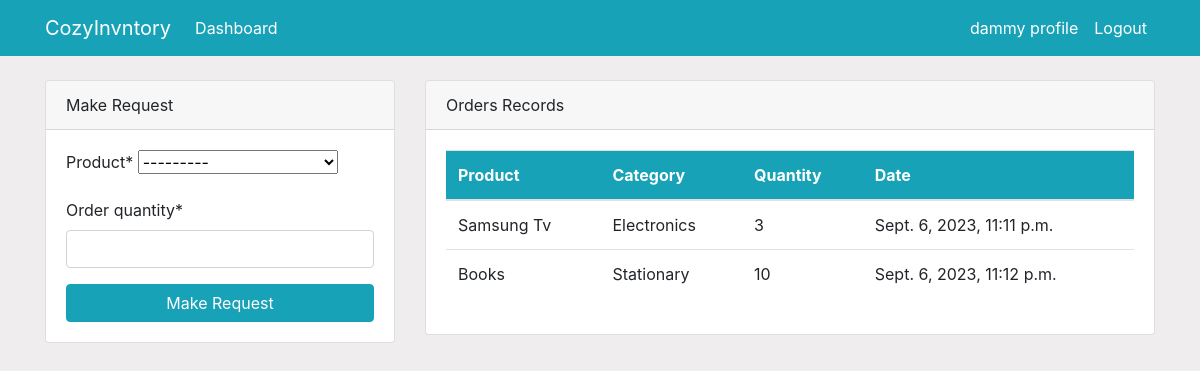
The page /dashboard/ (signed in) on the database as committed earlier.
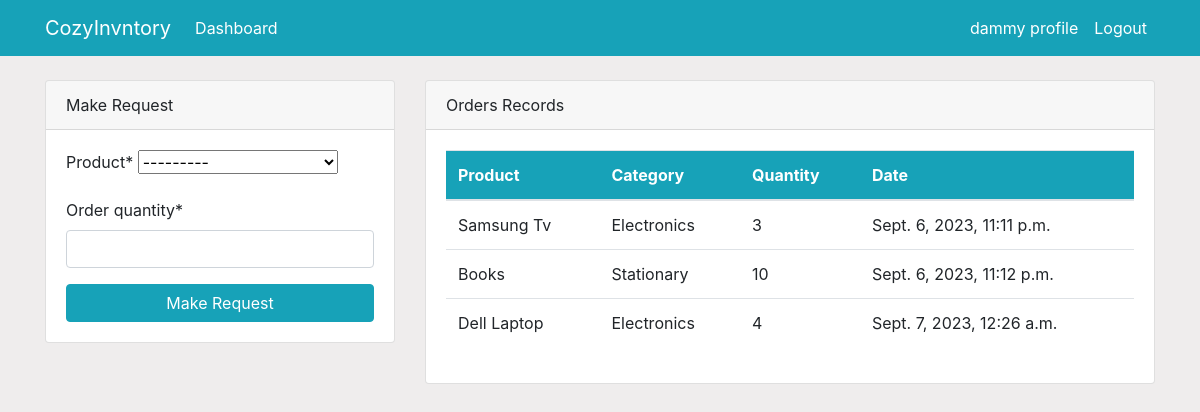
The same page on the database as committed later.
### dashboard/models.py (models this page shows, shortened)
class Order(models.Model):
    product = models.ForeignKey(Product, on_delete=models.CASCADE, null=True)
    staff = models.ForeignKey(User, models.CASCADE, null=True)
    order_quantity = models.PositiveIntegerField(null=True)
    date = models.DateTimeField(auto_now_add=True)
    class Meta:
        verbose_name_plural = 'Order'

class Product(models.Model):
    name = models.CharField(max_length=100, null=True)
    category = models.CharField(max_length=20, choices=CATEGORY, null=True)
    quantity = models.PositiveIntegerField(null=True)
    class Meta:
        verbose_name_plural = 'Product'
    def __str__(self):
        return f'{self.name} - {self.quantity}'

### dashboard/views.py (the view)
# urls.py: path('dashboard/', views.index, name='dashboard-index'),
@login_required
def index(request):
    orders=Order.objects.all()
    if request.method == "POST":
        form = OrderForm(request.POST)
        if form.is_valid():
            instance = form.save(commit=False)
            instance.staff =  request.user  #assigning a user to the request made
            instance.save()
            return redirect('dashboard-index')
    else:
        form = OrderForm()
    context={
        'orders':orders,
        'form':form,
    }
    return render(request, 'dashboard/index.html', context)

### dashboard/forms.py
class OrderForm(forms.ModelForm):
    class Meta:
        model= Order
        fields =['product', 'order_quantity']

### templates/dashboard/index.html (shortened to what the changed rows need)
{% extends 'partials/base.html' %}
{% block content %}
    {% if user.is_authenticated and user.is_staff and user.is_superuser%}
    {% include 'partials/topnav.html' %}
        <div class="container">
            <div class="row my-5">
                <div class="col-md-6 my-2">
                    <div class="bg-white">
                        <canvas id="myChart1" width="400" height="300"></canvas>
                        <script>
                            const ctx1 = document.getElementById('myChart1').getContext('2d');
                            new Chart(ctx1, {
                            type: 'pie',
                            data: {
                                    labels: ['Red', 'Blue', 'Yellow', 'Green', 'Purple', 'Orange'],
                                    datasets: [{
                                        label: 'products',
                                        data: [12, 19, 3, 5, 2, 3],
                                        backgroundColor: [
                                            'rgba(255, 99, 132, 1)',
                                            'rgba(54, 162, 235, 1)',
                                            'rgba(255, 205, 86, 1)',
                                            'rgba(75, 192, 192, 1)',
                                            'rgba(153, 102, 255, 1)',
                                            'rgba(255, 159, 64, 1)',
                                            'rgba(201, 203, 207, 1)'
                                        ],
                                        borderColor: [
                                            'rgb(255, 99, 132)',
                                            'rgb(54, 162, 235)',
                                            'rgb(255, 205, 86)',
                                            'rgb(75, 192, 192)',
                                            'rgb(153, 102, 255)',
                                            'rgb(255, 159, 64)',
                                            'rgb(201, 203, 207)'
                                        ],
                                        borderWidth: 1
                                    }]
                            },
                            options: {
                                scales: {
                                y: {
                                    beginAtZero: true
                                }
                                }
                            }
                            });
                        </script>
                    </div>
                </div>
                <div class="col-md-6 my-2">
                    <div class="bg-white">
                        <canvas id="myChart" width="400" height="300"></canvas>
                        <script>
                            const ctx = document.getElementById('myChart').getContext('2d');
                            new Chart(ctx, {
                            type: 'bar',
                            data: {
                                    labels: ['Red', 'Blue', 'Yellow', 'Green', 'Purple', 'Orange'],
                                    datasets: [{
                                        label: 'products',
                                        data: [12, 19, 3, 5, 2, 3],
                                        backgroundColor: [
                                            'rgba(255, 99, 132, 1)',
                                            'rgba(54, 162, 235, 1)',
                                            'rgba(255, 205, 86, 1)',
                                            'rgba(75, 192, 192, 1)',
                                            'rgba(153, 102, 255, 1)',
                                            'rgba(255, 159, 64, 1)',
                                            'rgba(201, 203, 207, 1)'
                                        ],
                                        borderColor: [
                                            'rgb(255, 99, 132)',
                                            'rgb(54, 162, 235)',
                                            'rgb(255, 205, 86)',
                                            'rgb(75, 192, 192)',
                                            'rgb(153, 102, 255)',
                                            'rgb(255, 159, 64)',
                                            'rgb(201, 203, 207)'
                                        ],
                                        borderWidth: 1
                                    }]
                            },
                            options: {
                                scales: {
                                y: {
                                    beginAtZero: true
                                }
                                }
                            }
                            });
                        </script>
                    </div>
                </div>
            </div>
        </div>
    {%else%}
    {% include 'dashboard/staff_index.html'%}
    {%endif%}
{% endblock %}

### templates/dashboard/staff_index.html (shortened to what this page needs)
{% load crispy_forms_tags %}
<div class="container">
    <div class="row mt-4">
        <div class="col-md-4">
            <div class="card">
                <div class="card-header">
                    Make Request
                </div>
                <div class="card-body">
                    <form action="" method="POST">
                      {{form|crispy}}
                      <input class="btn btn-info btn-block" type="submit" value="Make Request">
                    </form>
                </div>
            </div>
        </div>
        <div class="col-md-8">
            <div class="card">
                <div class="card-header">
                  Orders Records
                </div>
                <div class="card-body">
                    <table class="table bg-white">
                        <thead class="bg-info text-white">
                          <tr class="text-white">
                            <th scope="col">Product</th>
                            <th scope="col">Category</th>
                            <th scope="col">Quantity</th>
                            <th scope="col">Date</th>
                          </tr>
                        </thead>
                        <tbody>
                          {% for order in orders%}
                          {% if order.staff == user%}
                          <tr>
                            <td>{{order.product.name}}</td>
                            <td>{{order.product.category}}</td>
                            <td>{{order.order_quantity}}</td>
                            <td>{{order.date}}</td>
                          </tr>
                          {% endif %}
                          {% endfor %}
                        </tbody>
                    </table>
                </div>
            </div>
        </div>
    </div>
</div>

Rows that differ between the two databases and show on the page:
added Order: product.name "Dell Laptop", product.category "Electronics", order_quantity "4", date "Sept. 7, 2023, 12:26 a.m."
